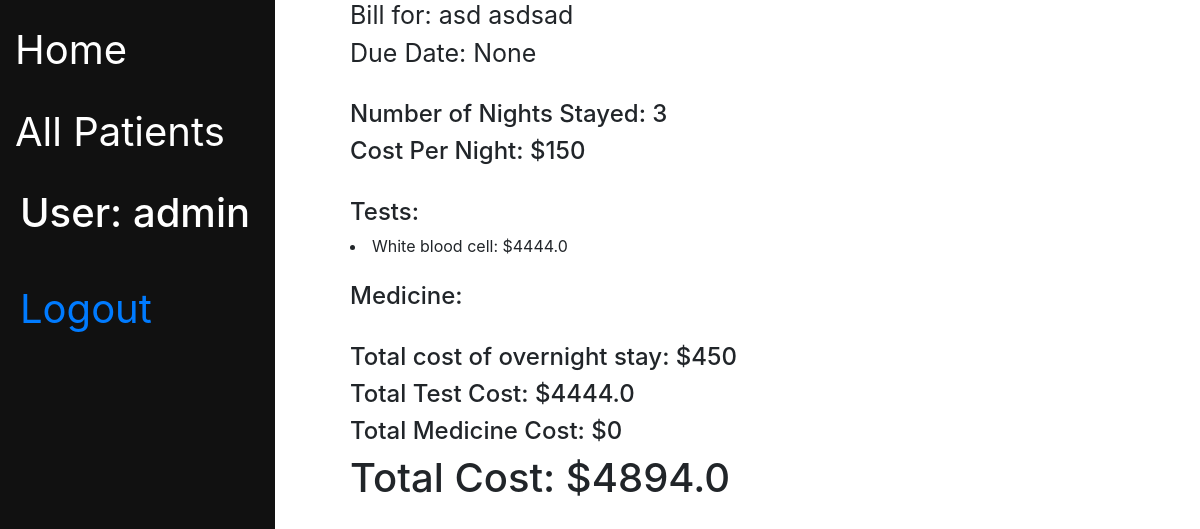
The page /staff/patient_bill_display/2 (signed in) on the database its author committed.
### staff/models.py (models this page shows, shortened)
class Patient(models.Model):
    first_name = models.CharField(max_length=20)
    last_name = models.CharField(max_length=20)
    insurance_provider = models.CharField(max_length=40, null=True, blank=True)
    primary_doctor_name = models.CharField(max_length=40, null=True, blank=True)
    date_of_birth = models.DateField(null=True, blank=True)
    height = models.FloatField(help_text='Height in cm', validators=[MinValueValidator(Decimal('0.01'))], null=True, blank=True)
    weight = models.FloatField(help_text='Weight in kg,', validators=[MinValueValidator(Decimal('0.01'))],  null=True, blank=True)
    heart_rate = models.PositiveIntegerField(null=True,  blank=True)
    blood_pressure_upper = models.PositiveIntegerField(null=True,  blank=True)
    blood_pressure_lower = models.PositiveIntegerField(null=True,  blank=True)
    religious_restriction = models.TextField( blank=True)
    doctor_note = models.TextField(null=True, blank=True)
    nurse_note = models.TextField(null=True, blank=True)
    nights_stayed = models.PositiveSmallIntegerField(default=0, blank=True)
    drug_usage = models.BooleanField(null=True, blank=True)
    discharge_instructions = models.TextField(null=True, blank=True)
    gender_options = (
        ('M', 'Male'),
        ('F', 'Female'),
        ('O', 'Other'),
    )
    gender = models.CharField(max_length=1,
                              choices=gender_options,
                              blank=True, )
    race = models.CharField(null=True, max_length=20, blank=True)
    sexual_active = models.BooleanField(null=True, blank=True)
    IV = models.BooleanField(null=True, blank=True)
    blood_type_options = (
        ('1', 'O negative'),
        ('2', 'O positive'),
        ('3', 'A negative'),
        ('4', 'A positive'),
        ('5', 'B negative'),
        ('6', 'B positive'),
        ('7', 'AB negative'),
        ('8', 'AB  positive'),
    )
    blood_type = models.CharField(max_length=1,
                                  choices=blood_type_options,
                                  blank=True,
                                  )
    bill_due_date = models.DateField(null=True, blank=True)
    class Meta:
        permissions = (('doctor', 'Is a doctor'),
                       ('nurse', 'Is a nurse'),
                       ('medical professional', 'Is a nurse or doctor'),
                       ('billing', 'Is at the billing desk'),
                       ('registration', 'is a registrar desk'),
                       ('not billing', 'is not billing'))
        ordering = ['last_name', 'first_name']

class Test(models.Model):
    test_options = (
        ('A', 'Hematologic Laboratory'),
        ('B', 'Red blood cell '),
        ('C', 'White blood cell'),
        ('D', 'Liver function test'),
        ('E', 'Renal function test'),
        ('F', 'Electrolyte test'),
        ('G', 'Radiologic Laboratory'),
        ('H', 'X-ray'),
        ('I', 'Computed Tomography (CT)'),
        ('J', 'Magnetic Resonance Image (MRI)'),
        ('K', 'Urinary Test'),
        ('L', 'Stool Test'),
    )
    test = models.CharField(max_length=1,
                            choices=test_options)
    patient = models.ForeignKey('Patient', on_delete=models.CASCADE)
    cost = models.FloatField(help_text='', validators=[MinValueValidator(Decimal('0.01'))])

### staff/views.py (the view)
# urls.py: path('patient_bill_display/<int:pk>', views.print_bill, name='print_bill'),
@login_required
@permission_required('staff.billing', raise_exception=True)
def print_bill(request, pk):
    patient = Patient.objects.get(pk=pk)
    medication_list = Medication.objects.filter(patient=pk)
    test_list = Test.objects.filter(patient=pk)
    night_cost = patient.nights_stayed * 150
    total_test_cost = 0
    for test in test_list:
        total_test_cost += test.cost
    total_med_cost = 0
    for med in medication_list:
        total_med_cost += med.cost
    total_cost = night_cost + total_med_cost + total_test_cost
    context = {'patient': patient,
               'test_list': test_list,
               'medication_list': medication_list,
               'night_cost': night_cost,
               'total_test_cost': total_test_cost,
               'total_med_cost': total_med_cost,
               'total_cost': total_cost,
               }
    return render(request, 'staff/display_bill.html', context)

### staff/templates/staff/display_bill.html (shortened to what this page needs)
{% extends "base_generic.html" %}
{% load auth_extras %}
{% block content %}
    {% if test_list %}
<h3>Bill for: {{patient.first_name}} {{patient.last_name}}</h3>
<h3>Due Date: {{patient.bill_due_date}}</h3>
<br>
<h4>Number of Nights Stayed: {{patient.nights_stayed}}</h4>
<h4>Cost Per Night: $150</h4>
<br>
<h4>Tests: </h4>
           {% for test in test_list %}
           <li>
             <a >{{test.get_test_display}}: ${{test.cost}} </a>
           </li>
     {%  endfor %}
     {% endif %}
<br>
<h4>Medicine: </h4>
<br>
<h4>Total cost of overnight stay: ${{night_cost}}</h4>
<h4>Total Test Cost: ${{total_test_cost}}</h4>
<h4>Total Medicine Cost: ${{total_med_cost}}</h4>
<h1>Total Cost: ${{total_cost}}</h1>
{% endblock %}

### staff/templates/base_generic.html (shortened to what this page needs)
<!DOCTYPE html>
<html lang="en">
{% load auth_extras %}
<head>
    <link rel="stylesheet" href="https://cdn.jsdelivr.net/npm/bootstrap@4.5.3/dist/css/bootstrap.min.css"
>
    {% load static %}
    <link rel="stylesheet" href="{% static 'css/style.css' %}">
</head>
<body>
 {% block sidebar %}
     <div class="sidebar">
         <div class="sidebar-nav">
            <a href="{% url 'index' %}">Home</a>
            {% if user.is_authenticated %}
            <a href="{% url 'patients' %}">All Patients</a>
            {% endif %}
            {% if user.is_authenticated %}
            <h2 id="currentUser">User: {{ user.get_username }}</h2>
            <div id="logbutton">
                <a href="{% url 'logout'%}?next={%url 'index'%}">Logout</a>
                {% else %}
                <a href="{% url 'login'%}?next={{request.path}}">Login</a>
                {% endif %}
            </div>
            {% endblock %}
        </div>
     </div>
        <div class="content">{% block content %}{% endblock %}
        </div>
</body>
</html>

### staff/static/css/style.css (style rules this page uses)
body, html { overflow-x: hidden; overflow-y: auto; }
.sidebar { height: 100%; width: 275px; position: fixed; z-index: 1; top: 0; left: 0; background-color: #111; overflow-x: hidden; padding-top: 20px; }
.sidebar-nav > * { color: white; font-size: 40px; position: relative; left: 15px !important; -o-transition:all .2s ease-in; - webkit-transition:all .2s ease-in; transition: all .2s ease-in; padding: 5px; height: 70px; }
h3 { font-weight: normal; font-size: 25px; }
.sidebar-nav { width: 250px; margin-right: 34px; position: fixed; display: flex; flex-direction: column; gap: 12px; }
#logbutton { --bordercolor: #ff7272; }
.sidebar-nav > a { --bordercolor: #1fc3ff; text-decoration: none; box-sizing: border-box; margin: 0px; padding: 0px; }
.content:not(.emergencyform) { position: relative; left: 350px; width: 500px; }

### rows shown on the page
Patient: first_name "asd", last_name "asdsad", bill_due_date "None", nights_stayed "3"
Test: test "White blood cell", cost "4444.0"

### other values the page prints
{{ user.get_username }} "admin"
{{ night_cost }} "450"
{{ total_test_cost }} "4444.0"
{{ total_med_cost }} "0"
{{ total_cost }} "4894.0"
